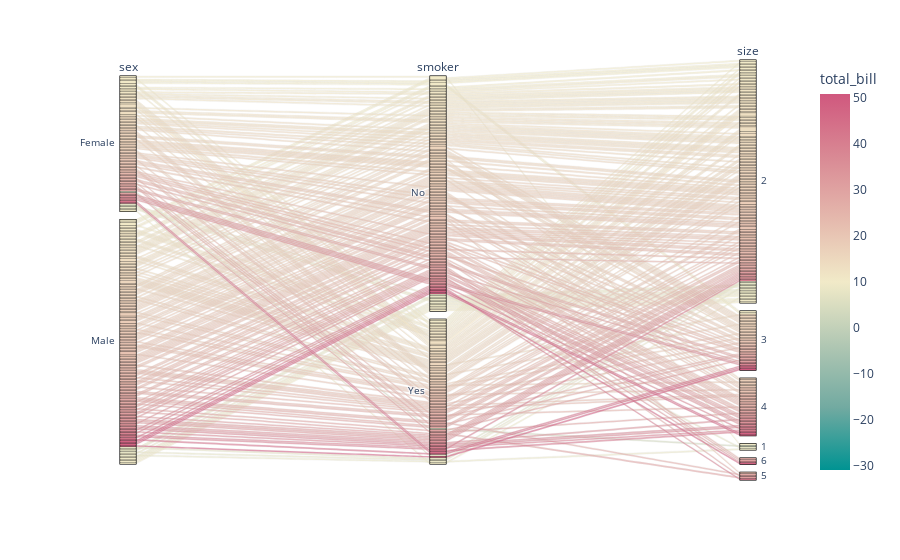

The cell this chart's notebook holds for it:
### Code cell
import plotly.express as px
df = px.data.tips()
df1 = px.colors.sequential.Inferno
print(df1)
fig = px.parallel_categories(df, dimensions=['sex', 'smoker', 'size'],color="total_bill", color_continuous_scale=px.colors.diverging.Tealrose,
                              color_continuous_midpoint= 10)
fig.show()

### Figure 1 — Plotly figure (JSON) as saved in the notebook; plotly's stock layout.template omitted (floating-point values rounded to 4 significant figures; data arrays with more than 128 entries replaced by an {"elided": "..."} marker saying what was removed)
{"data": [{"dimensions": [{"label": "sex", "values": {"elided": "244 str values"}}, {"label": "smoker", "values": {"elided": "244 str values"}}, {"label": "size", "values": {"elided": "244 int values"}}], "domain": {"x": [0, 1], "y": [0, 1]}, "line": {"color": {"elided": "244 float values"}, "coloraxis": "coloraxis"}, "name": "", "type": "parcats"}], "layout": {"coloraxis": {"cmid": 10, "colorbar": {"title": {"text": "total_bill"}}, "colorscale": [[0, "rgb(0, 147, 146)"], [0.1667, "rgb(114, 170, 161)"], [0.3333, "rgb(177, 199, 179)"], [0.5, "rgb(241, 234, 200)"], [0.6667, "rgb(229, 185, 173)"], [0.8333, "rgb(217, 137, 148)"], [1, "rgb(208, 88, 126)"]]}, "legend": {"tracegroupgap": 0}, "margin": {"t": 60}}}
